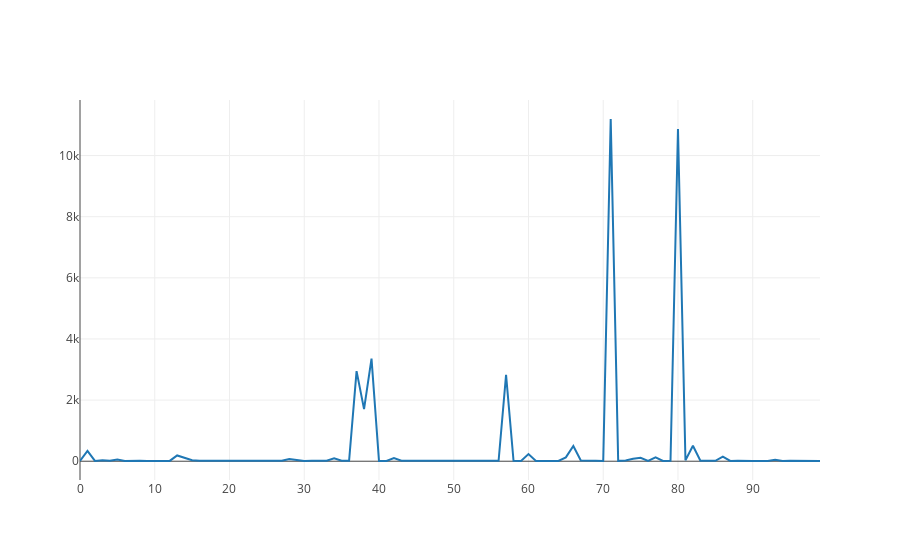

The code cell stored with this chart in its notebook:
### Code cell
iplot([{'y':np.array(error)}])

#iplot([ft2,zt2])
